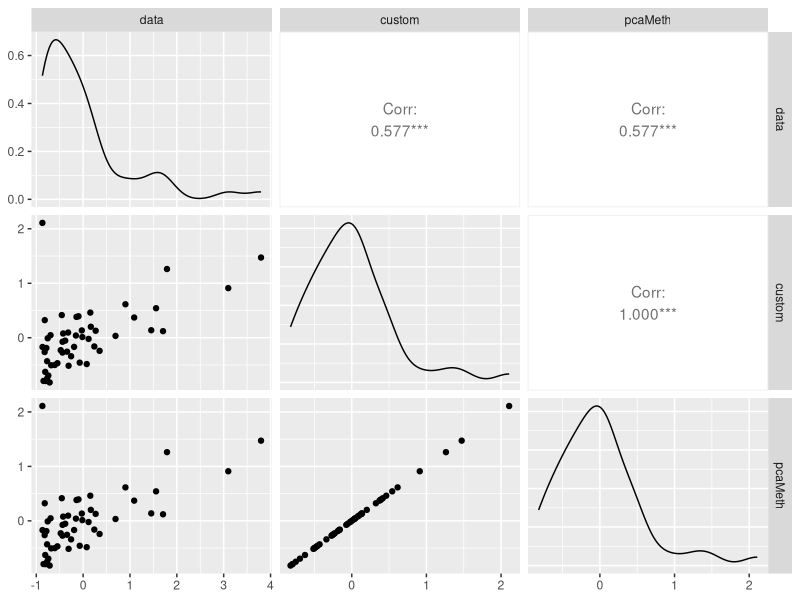
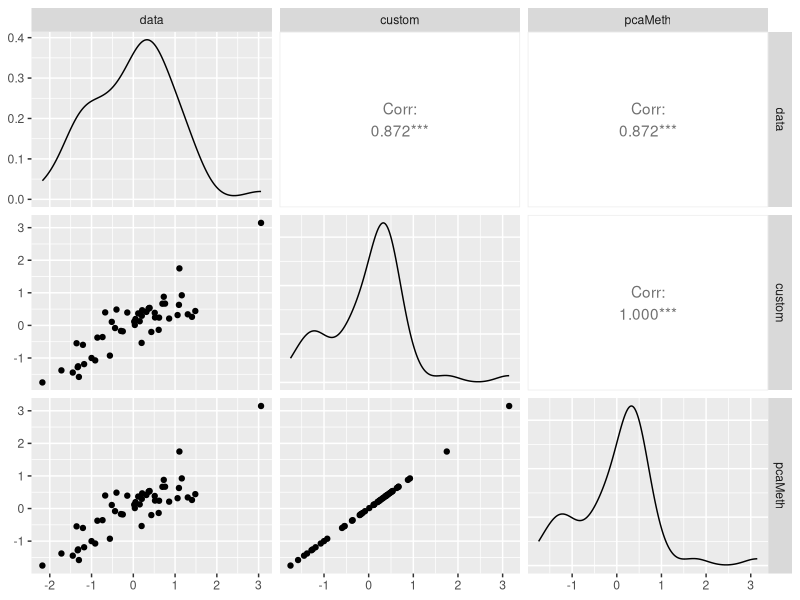
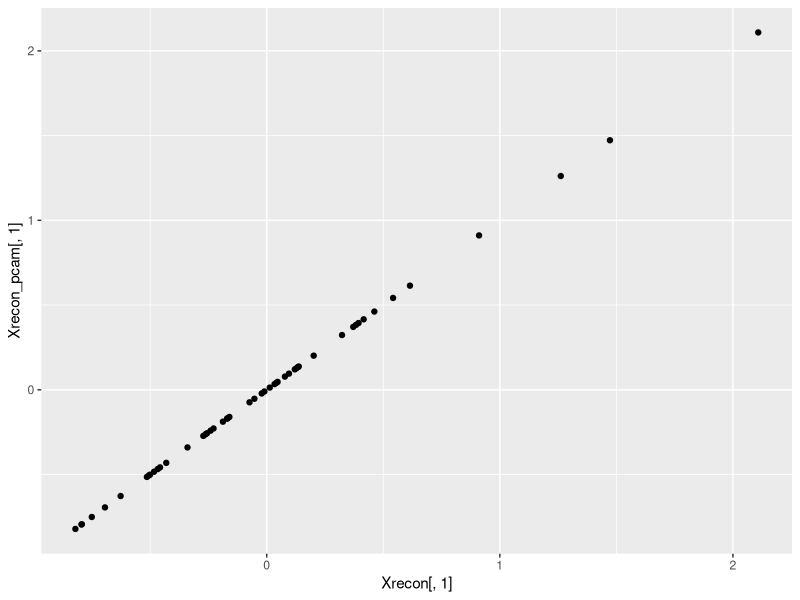
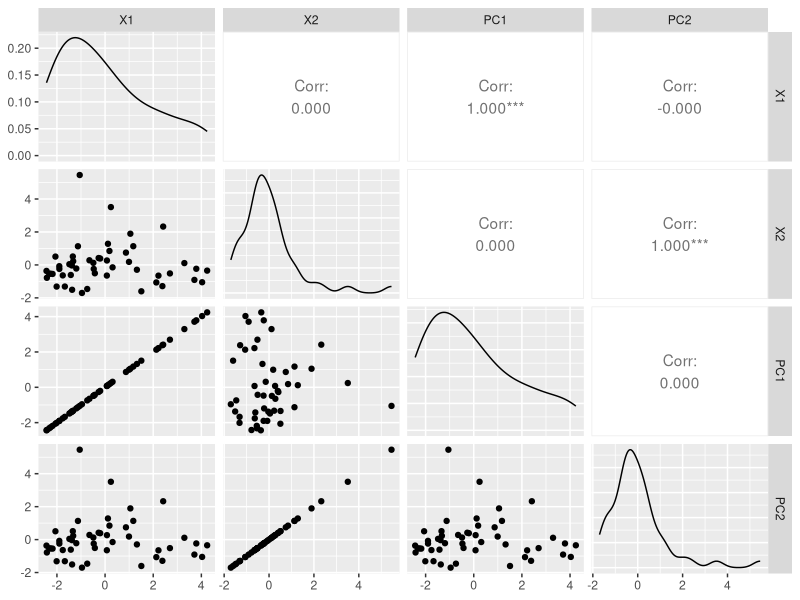
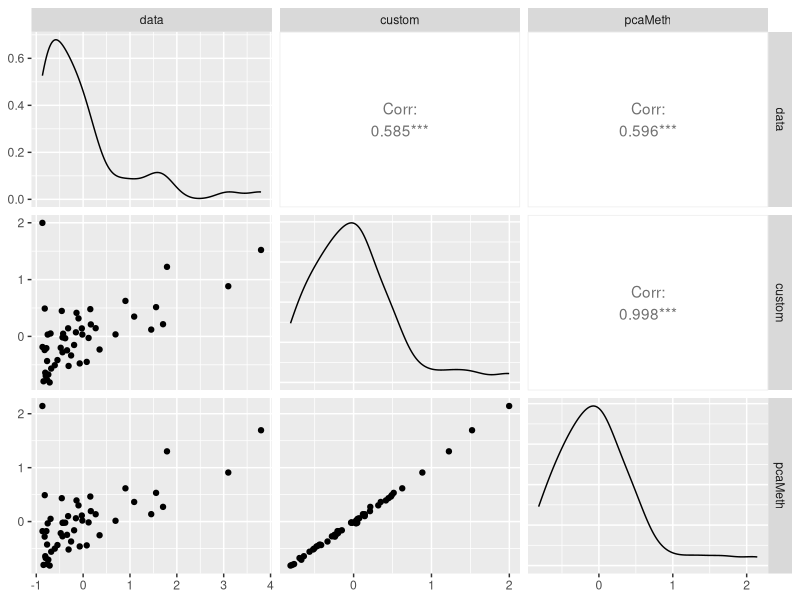
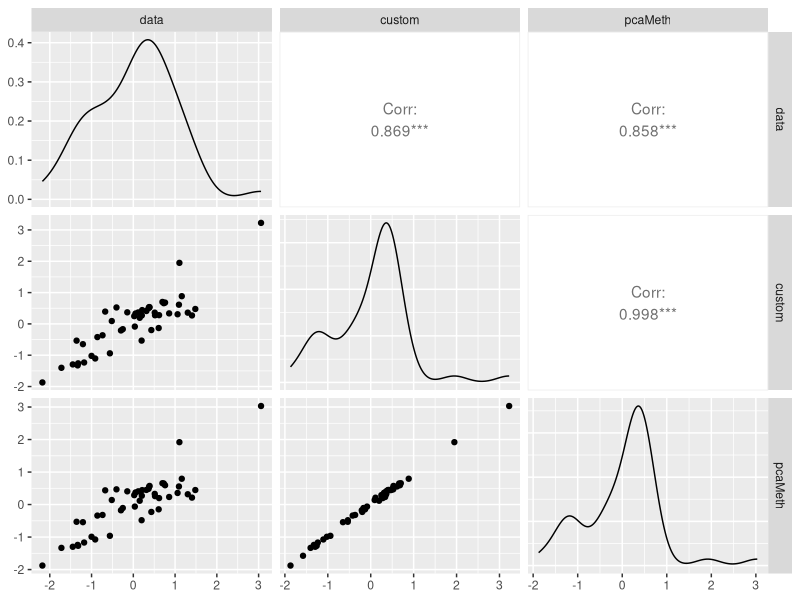
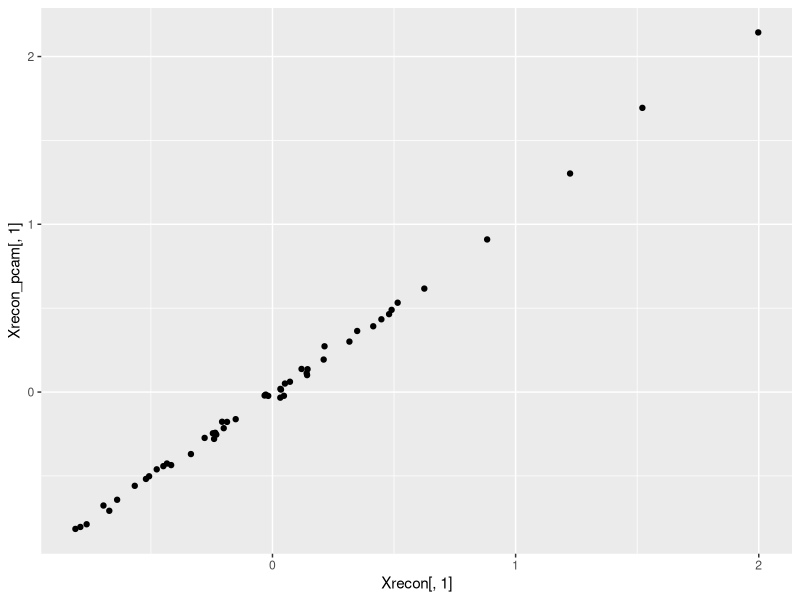
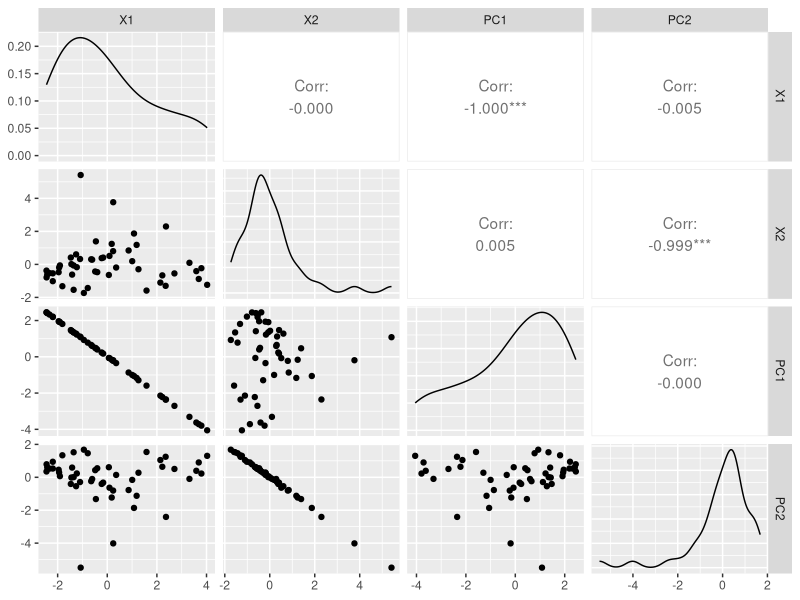

Recreate these plots in R, in order.
## ---- chunk 1
library(tidyverse)

X = scale(state.x77)
## ---- chunk 2
em_ppca = function(
  X,
  nComp = 2,
  tol   = .00001,
  maxits  = 100,
  showits = TRUE
) {
  
  # Arguments 
  # X: numeric data
  # nComp: number of components
  # tol = tolerance level
  # maxits: maximum iterations
  # showits: show iterations
  
  # require(pracma) 

  tr = function(x) sum(diag(x), na.rm = TRUE)
  
  
  # starting points and other initializations
  N = nrow(X)
  D = ncol(X)
  L = nComp

  S = (1/N) * t(X)%*%X
  
  evals = eigen(S)$values
  evecs = eigen(S)$vectors

  V = evecs[,1:L]
  Lambda = diag(evals[1:L])
  
  # latent variables
  Z = t(replicate(L, rnorm(N))) 
  
  # variance; average variance associated with discarded dimensions
  sigma2 = 1/(D - L) * sum(evals[(L+1):D])
  
  # loadings; this and sigma2 starting points will be near final estimate
  W = V %*% chol(Lambda - sigma2 * diag(L)) %*% diag(L)  

  it = 0
  converged = FALSE
  ll = 0
  
  # Show iterations
  if (showits)                                                    
    cat(paste("Iterations of EM:", "\n"))
  
  while ((!converged) & (it < maxits)) {                           
    # create 'old' values for comparison
    if(exists('W_new')){
      W_old = W_new
    }
    else {
      W_old = W
    }
    
    ll_old = ll
    
    Psi = sigma2*diag(L)
    M   = t(W_old) %*% W_old + Psi
    
    # E and M 
    W_new  = S %*% W_old %*% solve( Psi + solve(M) %*% t(W_old) %*% S %*% W_old )   
    sigma2 = 1/D * tr(S - S %*% W_old %*% solve(M) %*% t(W_new))

    Z  = solve(M) %*% t(W_new) %*% t(X)
    ZZ = sigma2*solve(M) + Z%*%t(Z)
    
    # log likelihood as in paper
    # ll = .5*sigma2*D + .5*tr(ZZ) + .5*sigma2 * X%*%t(X) -
    #      1/sigma2 * t(Z)%*%t(W_new)%*%t(X) + .5*sigma2 * tr(t(W_new)%*%W_new%*%ZZ)
    # ll = -sum(ll)
    
    # more straightforward
    ll = dnorm(X, mean = t(W_new %*% Z), sd = sqrt(sigma2), log = TRUE)
    ll = -sum(ll)

    it = it + 1
    
    # if showits, show first and every 5th iteration
    if (showits & (it == 1 | it%%5 == 0))                          
      cat(paste(format(it), "...", "\n", sep = ""))
    
    converged = max(abs(ll_old-ll)) <= tol
  }
  
  W     = pracma::orth(W_new) # for orthonormal basis of W; pcaMethods package has also
  evs   = eigen(cov(X %*% W))
  evecs = evs$vectors
  
  W = W %*% evecs
  Z = X %*% W
  Xrecon   = Z %*% t(W)
  reconerr = sum((Xrecon - X)^2)
  
  if (showits)                                                     # Show last iteration
    cat(paste0(format(it), "...", "\n"))
  
  list(
    scores   = Z,
    loadings = W,
    Xrecon   = Xrecon,
    reconerr = reconerr,
    ll       = ll,
    sigma2   = sigma2
  )
}
## ---- chunk 3
results_ppca = em_ppca(
  X = X,
  nComp = 2,
  tol = 1e-12,
  maxit = 100
)

str(results_ppca)
## ---- chunk 4
Xrecon      = results_ppca$Xrecon
loadings_em = results_ppca$loadings
scores_em   = results_ppca$scores
## ---- chunk 5
standard_pca =  princomp(scale(state.x77))

scores_standard_pca   = standard_pca$scores[,1:2]
loadings_standard_pca = standard_pca$loadings[,1:2]
Xrecon_standard_pca   = scores_standard_pca%*%t(loadings_standard_pca)
## ---- chunk 6
library(pcaMethods)

results_pcam  = pca(
  X,
  nPcs = 2,
  threshold = 1e-8,
  method = 'ppca',
  scale  = 'none',
  center = FALSE
)

loadings_pcam = loadings(results_pcam)
scores_pcam   = scores(results_pcam)
## ---- chunk 7
round(cbind(loadings_pcam, loadings_em, loadings_standard_pca), 3)
sum((abs(loadings_pcam) - abs(loadings_em)) ^ 2)
round(cbind(abs(scores_pcam), abs(scores_em)), 2)
## ---- chunk 8
Xrecon_pcam = scores_pcam %*% t(loadings_pcam)

mean((Xrecon_pcam - X)^2)  
mean(abs(Xrecon_pcam - Xrecon))

mean(abs(Xrecon_pcam - Xrecon))
## ---- chunk 9
GGally::ggpairs(data.frame(
  data    = X[, 1],
  custom  = Xrecon[, 1],
  pcaMeth = Xrecon_pcam[, 1]
))

GGally::ggpairs(data.frame(
  data    = X[, 2],
  custom  = Xrecon[, 2],
  pcaMeth = Xrecon_pcam[, 2]
))
## ---- chunk 10
qplot(Xrecon[, 1], Xrecon_pcam[, 1])

GGally::ggpairs(data.frame(scores_em, scores_pcam) )
## ---- chunk 11
# create some missing values
set.seed(123)

X_miss = X
NAindex = sample(length(X), 20)
X_miss[NAindex] = NA
## ---- chunk 12
em_ppca_miss = function(X, nComp=2, tol=.00001, maxits=100, showits=T){
  # Arguments 
  # X: numeric data
  # nComp: number of components
  # tol = tolerance level
  # maxits: maximum iterations
  # showits: show iterations
  # require(pracma) # for orthonormal basis of W; pcaMethods package has also
  
  tr = function(x) sum(diag(x), na.rm = TRUE)
  
  # starting points and other initializations
  X_orig = X
  X = X
  N = nrow(X_orig)
  D = ncol(X_orig)
  L = nComp
  NAs = is.na(X_orig)

  X[NAs] = 0
  S = (1/N) * t(X)%*%X
  
  evals = eigen(S)$values
  evecs = eigen(S)$vectors

  V = evecs[,1:L]
  Lambda = diag(evals[1:L])
  
  # latent variables
  Z = t(replicate(L, rnorm(N))) 
  
  # variance; average variance associated with discarded dimensions
  sigma2 = 1/(D-L) * sum(evals[(L+1):D])
  
  # loadings
  W = V %*% chol(Lambda-sigma2*diag(L)) %*% diag(L)           

  it = 0
  converged = FALSE
  ll = 0
  
   # Show iterations
  if (showits)
    cat(paste("Iterations of EM:", "\n"))
  
  while ((!converged) & (it < maxits)) {                  
    if(exists('W_new')){
      W_old = W_new
    }
    else {
      W_old = W
    }
    
    ll_old = ll
    
    # deal with missingness via projection
    proj  = t(W_old%*%Z)
    X_new = X_orig
    X_new[NAs] = proj[NAs]
    X = X_new
    
    Psi = sigma2*diag(L)
    M   = t(W_old) %*% W_old + Psi
    
    # E and M
    W_new  = S %*% W_old %*% solve( Psi + solve(M)%*%t(W_old)%*%S%*%W_old )
    sigma2 = 1/D * tr(S - S%*%W_old%*%solve(M)%*%t(W_new))

    Z = solve(M)%*%t(W_new)%*%t(X)
    
  
    # log likelihood as in paper
    # ZZ = sigma2*solve(M) + Z%*%t(Z)
    # ll = .5*sigma2*D + .5*tr(ZZ) + .5*sigma2 * X%*%t(X) -
    #      1/sigma2 * t(Z)%*%t(W_new)%*%t(X) + .5*sigma2 * tr(t(W_new)%*%W_new%*%ZZ)
    # ll = -sum(ll)
    
    # more straightforward
    ll = dnorm(X, mean = t(W_new %*% Z), sd = sqrt(sigma2), log = TRUE)
    ll = -sum(ll)

    it = it + 1
    
    # if showits, show first and every 5th iteration
    if (showits & (it == 1 | it%%5 == 0))                          
      cat(paste(format(it), "...", "\n", sep = ""))
    
    converged = max(abs(ll_old-ll)) <= tol
  }
  
  W     = pracma::orth(W_new)   # for orthonormal basis of W
  evs   = eigen(cov(X %*% W))
  evecs = evs$vectors
  
  W = W %*% evecs
  Z = X %*% W
  Xrecon   = Z %*% t(W)
  reconerr = sum((Xrecon-X)^2)
  
  if (showits)                                                     # Show last iteration
    cat(paste0(format(it), "...", "\n"))
  
  list(
    scores   = Z,
    loadings = W,
    Xrecon   = Xrecon,
    reconerr = reconerr,
    ll       = ll,
    sigma2   = sigma2
  )
}
## ---- chunk 13
results_ppca_miss = em_ppca_miss(
  X = X_miss,
  nComp = 2,
  tol   = 1e-8,
  maxit = 100
)

str(results_ppca_miss)
## ---- chunk 14
Xrecon      = results_ppca_miss$Xrecon
loadings_em = results_ppca_miss$loadings
scores_em   = results_ppca_miss$scores
## ---- chunk 15
library(pcaMethods)

results_pcam  = pca(
  X_miss,
  nPcs = 2,
  threshold = 1e-8,
  method = 'ppca',
  scale  = 'none',
  center = FALSE
)

loadings_pcam = loadings(results_pcam)
scores_pcam   = scores(results_pcam)
## ---- chunk 16
round(cbind(loadings_pcam, loadings_em, loadings_standard_pca), 3)
sum((abs(loadings_pcam) - abs(loadings_em)) ^ 2)
round(cbind(abs(scores_pcam), abs(scores_em)), 2)
## ---- chunk 17
Xrecon_pcam = scores_pcam %*% t(loadings_pcam)

mean((Xrecon_pcam - X_miss)^2)  
mean(abs(Xrecon_pcam - Xrecon))

mean(abs(Xrecon_pcam - Xrecon))
## ---- chunk 18
GGally::ggpairs(data.frame(
  data    = X_miss[, 1],
  custom  = Xrecon[, 1],
  pcaMeth = Xrecon_pcam[, 1]
))

GGally::ggpairs(data.frame(
  data    = X_miss[, 2],
  custom  = Xrecon[, 2],
  pcaMeth = Xrecon_pcam[, 2]
))
## ---- chunk 19
qplot(Xrecon[, 1], Xrecon_pcam[, 1])

GGally::ggpairs(data.frame(scores_em, scores_pcam) )
